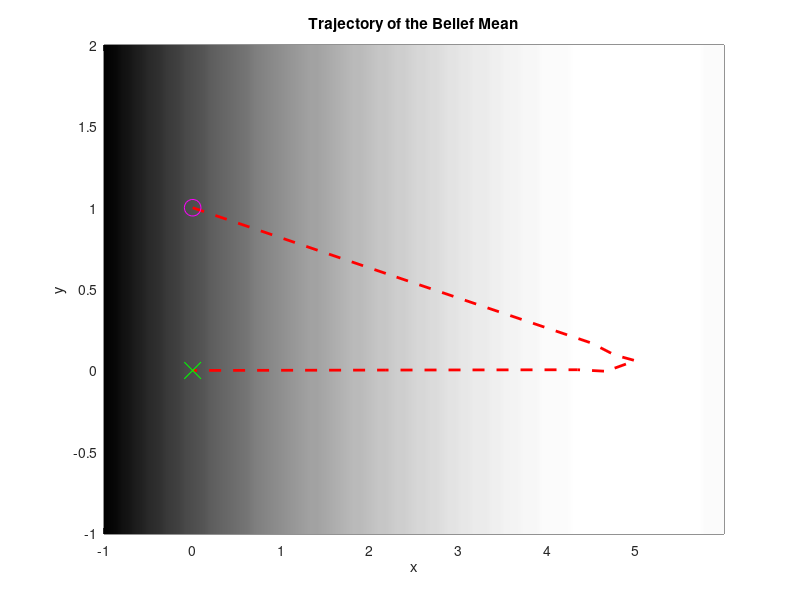

Source code (MATLAB):
clear
close
clc

traj = importdata('test1.mat');
X = traj(1,:);
Y = traj(2,:);

figure(1);clf;
X_plot = linspace(min(X)-1,max(X)+1);
Y_plot = linspace(min(Y)-1,max(Y)+1);
C = ones(length(Y_plot),length(X_plot));

for i=1:size(C,1)
    for j=1:size(C,2)
        C(i,j) = -0.5*(5-X_plot(j))^2;
    end
end
pcolor(X_plot,Y_plot,C);
colormap(gray);
shading flat
shading interp
% axis([-1,7,-2,5])
hold on

% %% Normal Plot
% figure(3);
% hold on

plot(traj(1,:),traj(2,:),'r--','LineWidth',2);
% scatter(X,Y);
plot(traj(1,1),traj(2,1),'mo', 'markers',12);

plot(traj(1,end),traj(2,end),'gx','markers',12);

title('Trajectory of the Belief Mean')
xlabel('x')
ylabel('y')

hold off

%%

% 
%% Smooth Trajectory
% figure(4)
% % polyfit_y = polyfit(X,Y,8);
% % fit_y = polyval(polyfit_y,X);
% xx = smooth(X,0.1,'loess');
% yy = smooth(Y,0.1,'loess');
% plot(xx,yy,'r-','LineWidth',2);
% hold on
% % plot(xx,yy,'r');
% scatter(xx,yy);
% plot(traj(1,1),traj(2,1),'mo');
% plot(traj(1,end),traj(2,end),'bx');
% hold off




%%%%%%%%%%%%%%%%%%%%%%%%%%%%%%%%%%%%%% Experimentation %%%%%%%%%%%%%%%%%
% figure(1);clf;
% Im = zeros(length(Y),length(X));
% 
% for i=1:size(Im,1)
%     for j=1:size(Im,2)
%         Im(i,j) = 0.5*(5-X(j)) - 3;
%     end
% end
% 
% X_scaled = X*(size(Im,2)/(max(X)-min(X)));
% Y_scaled = Y*(size(Im,1)/(max(Y)-min(Y)));
% 
% figure(1)
% imshow(Im)
% % hold on
% 
% %Making X and Y of the same length
% if (length(X_scaled) > length(Y_scaled))
%    Y_scaled = interp1(linspace(1,length(Y_scaled),length(Y_scaled)),Y_scaled,X_scaled,'pchip');
%     
% elseif (length(Y_scaled) > length(X_scaled))
%     X_scaled = interp1(linspace(1,length(X_scaled),length(X_scaled)),X_scaled,Y_scaled,'pchip');
% end
% 
% % plot(traj(1,:),traj(2,:),'r');
% % plot(traj(1,t_f+1),traj(2,t_f+1),'bx');
% figure(2);
% plot(X_scaled,Y_scaled,'r');
% hold on
% plot(X_scaled(1),Y_scaled(1),'mo');
% plot(X_scaled(t_f+1),Y_scaled(t_f+1),'bx');
% hold off